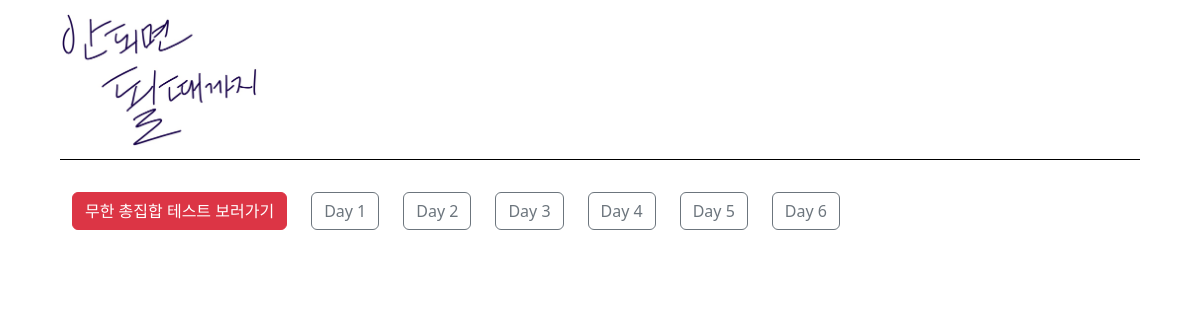
Before: /quiz/ (signed in) with the older database file.
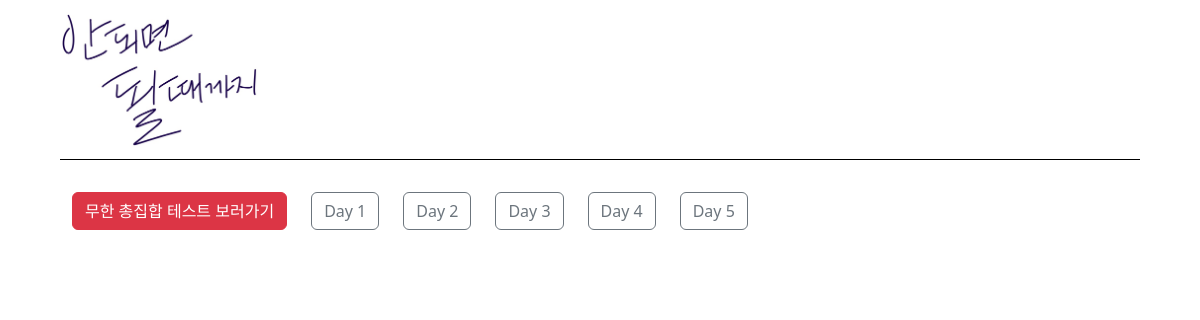
After: the same page with the newer database file.
### study/models.py (models this page shows)
class Vocabulary(models.Model):
    author = models.ForeignKey(User, on_delete=models.CASCADE)
    name = models.CharField(max_length=100)

### quiz/views.py (the view)
# urls.py: path("", views.quiz, name="quiz"),
def quiz(request):
    vocabularys = Vocabulary.objects.filter(author = request.user)
    template = loader.get_template('quiz/quiz.html')
    context = {
        "vocabularys":vocabularys,
    }
    return HttpResponse(template.render(context, request))

### templates/quiz/quiz.html (shortened to what this page needs)
<!DOCTYPE html>
<html lang="ko">
<head>
    {% load static %}
    <link rel="stylesheet" href="{% static 'quiz/css/quiz.css' %}">
    <link href="https://cdn.jsdelivr.net/npm/bootstrap@5.2.1/dist/css/bootstrap.min.css" rel="stylesheet">
</head>
<body>
    <div class="title">
        <img src="{% static 'study/img/vocafight_logo.png' %}" class="logo">
    </div>
    <div class="vocabulary">
        <button type="button" class="btn btn-danger daily_btn" onclick="location.href='/quiz/all/'">무한 총집합 테스트 보러가기</button>
    {% for vocabulary in vocabularys %}
        <button class="btn btn-outline-secondary daily_btn" onclick="location.href='/quiz/{{vocabulary.id}}/'">{{vocabulary.name}}</button>
    {% endfor %}
    </div>
</body>
</html>

Changed rows visible on the page:
removed Vocabulary: name "Day 6"
